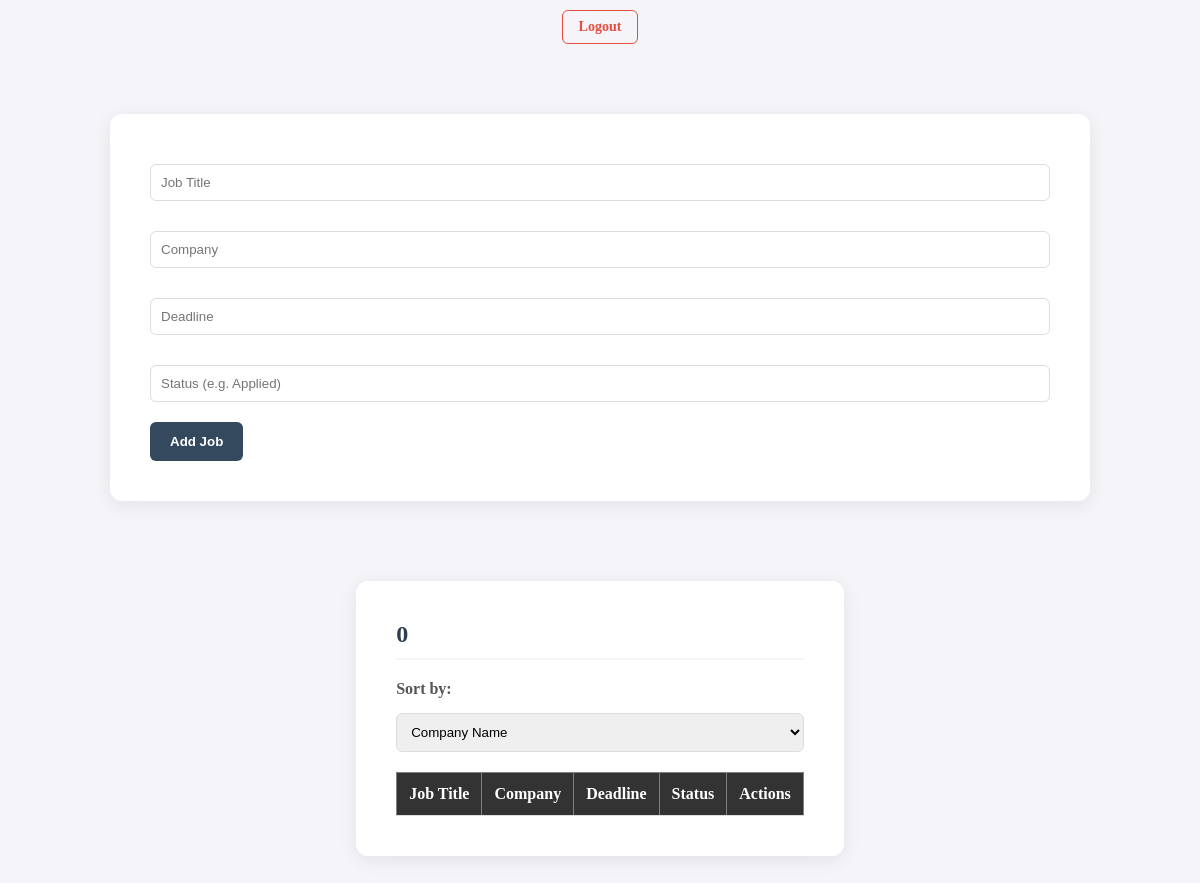
The app's page / (signed in), older data.
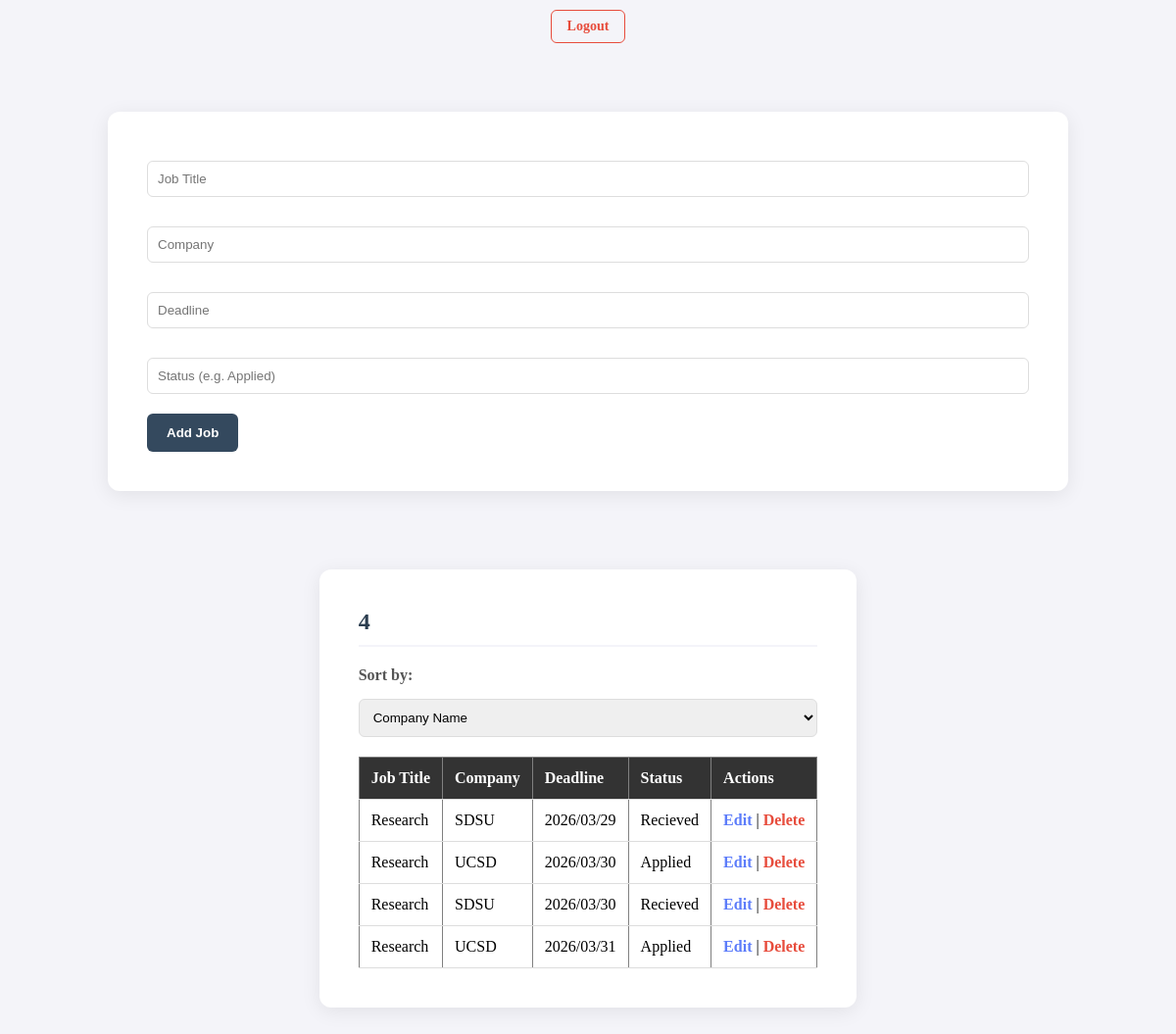
The same page, newer data.
### tables this page shows
CREATE TABLE Applications (
        App_ID INTEGER PRIMARY KEY,
        User_ID INTEGER,
        Job_Title TEXT,
        Company TEXT,
        Deadline TEXT,
        Status Text,
        FOREIGN KEY (User_ID) REFERENCES Users(User_ID)
    );

### app.py (the view)
@app.route('/', methods=['GET', 'POST'])
def home():
    user_id = session.get('user_id')
    if not user_id:
        return redirect(url_for('login'))
    if request.method == 'POST':
        conn = sqlite3.connect('job_tracker.db')
        cursor = conn.cursor()
        job_title = request.form['job_title']
        company = request.form['company']
        deadline = request.form['deadline']
        status = request.form['status']
        cursor.execute('INSERT INTO Applications (User_ID, job_title, company, deadline, status) VALUES (?, ?, ?, ?, ?)', (user_id, job_title, company, deadline, status))
        conn.commit()
        conn.close()
        return redirect(url_for('home'))
    else:
        sort_selection = request.args.get('sort', 'deadline')
        allowed_columns = {
            'company': 'company',
            'status': 'status',
            'deadline': 'deadline'
        }
        column = allowed_columns.get(sort_selection, 'deadline')
        query = f'SELECT * FROM Applications WHERE User_ID = ? ORDER BY {column} ASC'
        conn = sqlite3.connect('job_tracker.db')
        cursor = conn.cursor()
        cursor.execute(query, (user_id,))
        apps = cursor.fetchall()
        conn.close()
        total = len(apps)
        return render_template('dashboard.html', applications=apps, total_apps=total)

### templates/dashboard.html (shortened to what this page needs)
<!DOCTYPE html>
<html>
<head>
    <link rel="stylesheet" href="{{ url_for('static', filename='css/style.css') }}">
</head>
<body>
    <div class="nav-container">
        <a class="btn-logout" href="{{ url_for('logout') }}">Logout</a>
    </div>
    <div class="container">
        <form method="POST">
            <input name="job_title" placeholder="Job Title">
            <input name="company" placeholder="Company">
            <input name="deadline" placeholder="Deadline">
            <input name="status" placeholder="Status (e.g. Applied)">
            <button type="submit">Add Job</button>
        </form>
    </div>
    <div class="container">
        <h2>{{total_apps}}</h2>
        <form method="GET" action="{{ url_for('home') }}">
            <label for="sort">Sort by:</label>
            <select name="sort" id="sort" onchange="this.form.submit()">
                <option value="company" {% if request.args.get('sort') == 'company' %}selected{% endif %}>Company Name</option>
            </select>
        </form>
        <table border="1">
            <tr>
                <th>Job Title</th>
                <th>Company</th>
                <th>Deadline</th>
                <th>Status</th>
                <th>Actions</th>
            </tr>
            {% for app in applications %}
            <tr>
                <td>{{app[2]}}</td>
                <td>{{app[3]}}</td>
                <td>{{app[4]}}</td>
                <td>{{app[5]}}</td>
                <td>
                    <a class="edit" href="{{ url_for('edit_job', id=app[0]) }}">Edit</a> |
                    <a class="delete" href="/delete/{{app[0]}}">Delete</a>
                </td>
            </tr>
            {% endfor %}
        </table>
    </div>
</body>
</html>

### static/css/style.css (style rules this page uses)
body { display: flex; justify-content: center; align-items: center; min-height: 100vh; margin: 0; background-color: #f4f4f9; flex-direction: column; }
.nav-container { display: flex; justify-content: flex-end; padding: 10px 0; margin-bottom: 20px; }
.btn-logout { background-color: transparent; color: #e74c3c; border: 1px solid #e74c3c; padding: 8px 16px; border-radius: 6px; text-decoration: none; font-weight: bold; font-size: 14px; transition: all 0.3s ease; }
label { display: block; margin-bottom: 5px; font-weight: bold; color: #555; }
table { width: 100%; border-collapse: collapse; background-color: white; }
th, td { padding: 12px; text-align: left; border-bottom: 1px solid #ddd; }
th { background-color: #333; color: white; }
.delete { color: #e74c3c; text-decoration: none; font-weight: bold; }
.edit { color: #5c7cfa; text-decoration: none; font-weight: bold; }
.container { background-color: white; padding: 40px; border-radius: 12px; box-shadow: 0 4px 20px rgba(0, 0, 0, 0.08); max-width: 900px; margin: 40px auto; }
h2 { color: #2c3e50; margin-top: 0; font-size: 24px; border-bottom: 2px solid #f4f4f9; padding-bottom: 10px; }
input, select { width: 100%; padding: 10px; margin: 10px 0 20px 0; border: 1px solid #ddd; border-radius: 6px; box-sizing: border-box; }
button { background-color: #34495e; color: white; padding: 12px 20px; border: none; border-radius: 6px; cursor: pointer; font-weight: bold; transition: background 0.3s; }

Row changes from the older to the newer data that the page shows:
added Applications: Job_Title "Research", Company "SDSU", Deadline "2026/03/29", Status "Recieved"
added Applications: Job_Title "Research", Company "UCSD", Deadline "2026/03/30", Status "Applied"
added Applications: Job_Title "Research", Company "SDSU", Deadline "2026/03/30", Status "Recieved"
added Applications: Job_Title "Research", Company "UCSD", Deadline "2026/03/31", Status "Applied"
Text that changed along with them:
{{ total_apps }}: "0" → "4"
